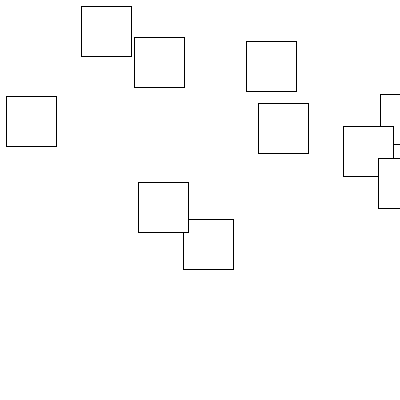
Frame 1 (no input)
Frame 60 (the mouse pressed at the canvas centre just before this capture): identical to frame 1, image omitted
Frame 120 (the mouse held since frame 60 and released just before this capture): identical to frame 1, image omitted

The Processing sketch that drew this single still picture (run headless with seeded random() and noise(); from frame 60 on, the mouse is pressed at the canvas centre):

// Processing sketch: fredags_opgave
// ── fredags_opgave.pde
/*int [] arr = {28, 230, 9, 310, 72};
 
 int getRandom(){ //how to make a random array
 int num = arr.length-1;
 return arr[num] ;
 }
 
 void setup () {
 
 int randomNumber= (int) random (0,5);
 println(arr[randomNumber]);
 
 }*/


/*
another method is this
 int get random(){
 return arr [int(random(arr.length))]
 }
 
 println(getRandom()); call in setup
 */

// ── Circle.pde
class Circle {
  int xVal;
  int yVal;
  int xPos;
  int yPos;

  Circle ( int tmpXpos, int tmpYpos) {
    xPos = tmpXpos;
    yPos = tmpYpos;
  }
  void display() {
    rect(xPos, yPos, 50, 50 );
  }

  void move() {

    xPos += xVal;
    yPos += yVal;
    display();
  }
}

// ── task2.pde
/*
String printPartofword(String country, int start , int slut) {
 String part = country.substring(start,slut);// if the start is higher or lesser (-number) than the end, it will be out of bound
 return part;
 }
 
 void setup () {
 String traveller=printPartofword("Bangkok", 0,3);
 String tourist=printPartofword("Bangkok", 3,7);
 println(traveller);
 println(tourist);
 
 }*/

// ── task3.pde
/*String[] rappers = {"Pa Salieu", "Keeya Keys","Travis Scott","Don Toliver","BewhY"};
 
 
/*for (String r : rappers) {
 l++;
 println (l+". " +r);
 }*/

/*String[] songs = {"Betty","Anglo Saxon", "Mafia", "Heaven and Hell","Holy Toast"};
 
 for (int i =0; i< rappers.length ; i++ ) {
 
 println (i+1+". " +rappers[i]  +": "+songs[i]);
 }*/

// ── task4.pde
Circle [] circles = new Circle [10];

void setup() {
  size (400, 400);


  for (int i =0; i<circles.length; i++) {
    circles[i] = new Circle ((int)random(width), (int) random(height));
  }
}

void draw () {
  background (255);
  /*Circle s = new Circle(200, 150);
  s.display(200, 200);*/


  for (int i =0; i<circles.length; i++) {
    circles[i].move();
    
  }
}
